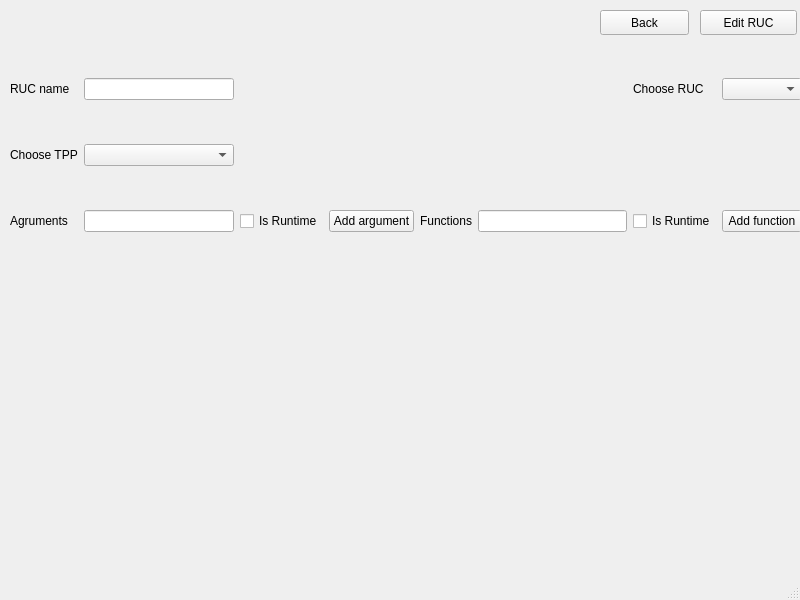
<?xml version="1.0" encoding="UTF-8"?>
<ui version="4.0">
 <class>Edit</class>
 <widget class="QMainWindow" name="Edit">
  <property name="geometry">
   <rect>
    <x>0</x>
    <y>0</y>
    <width>800</width>
    <height>600</height>
   </rect>
  </property>
  <property name="windowTitle">
   <string>MainWindow</string>
  </property>
  <widget class="QWidget" name="centralwidget">
   <widget class="QWidget" name="gridLayoutWidget">
    <property name="geometry">
     <rect>
      <x>10</x>
      <y>40</y>
      <width>792</width>
      <height>231</height>
     </rect>
    </property>
    <layout class="QGridLayout" name="gridLayout">
     <item row="0" column="1">
      <widget class="QLineEdit" name="RUCNameInput"/>
     </item>
     <item row="2" column="6">
      <widget class="QCheckBox" name="funcIsRuntimecheckBox1">
       <property name="text">
        <string>Is Runtime</string>
       </property>
      </widget>
     </item>
     <item row="1" column="1">
      <widget class="QComboBox" name="ChooseTPPComboBox"/>
     </item>
     <item row="2" column="5">
      <widget class="QLineEdit" name="RUCFunctionInput1"/>
     </item>
     <item row="2" column="4">
      <widget class="QLabel" name="FunctionsLabel">
       <property name="text">
        <string>Functions</string>
       </property>
      </widget>
     </item>
     <item row="2" column="7">
      <widget class="QPushButton" name="addFuncButton">
       <property name="text">
        <string>Add function</string>
       </property>
      </widget>
     </item>
     <item row="2" column="1">
      <widget class="QLineEdit" name="RUCArgumentInput1"/>
     </item>
     <item row="2" column="3">
      <widget class="QPushButton" name="addArgButton">
       <property name="text">
        <string>Add argument</string>
       </property>
      </widget>
     </item>
     <item row="0" column="5">
      <widget class="QLabel" name="Result">
       <property name="text">
        <string/>
       </property>
      </widget>
     </item>
     <item row="0" column="0">
      <widget class="QLabel" name="RUCNameLabel">
       <property name="text">
        <string>RUC name</string>
       </property>
      </widget>
     </item>
     <item row="1" column="0">
      <widget class="QLabel" name="ChooseTPPLabel">
       <property name="text">
        <string>Choose TPP</string>
       </property>
      </widget>
     </item>
     <item row="2" column="0">
      <widget class="QLabel" name="ArgumentsLabel">
       <property name="text">
        <string>Agruments</string>
       </property>
      </widget>
     </item>
     <item row="2" column="2">
      <widget class="QCheckBox" name="argIsRuntimecheckBox1">
       <property name="text">
        <string>Is Runtime</string>
       </property>
      </widget>
     </item>
     <item row="0" column="6">
      <widget class="QLabel" name="chooseRUCLabel">
       <property name="text">
        <string>Choose RUC</string>
       </property>
      </widget>
     </item>
     <item row="0" column="7">
      <widget class="QComboBox" name="chooseRUCComboBox"/>
     </item>
    </layout>
   </widget>
   <widget class="QPushButton" name="editButton">
    <property name="geometry">
     <rect>
      <x>700</x>
      <y>10</y>
      <width>97</width>
      <height>25</height>
     </rect>
    </property>
    <property name="text">
     <string>Edit RUC</string>
    </property>
   </widget>
   <widget class="QPushButton" name="backButton">
    <property name="geometry">
     <rect>
      <x>600</x>
      <y>10</y>
      <width>89</width>
      <height>25</height>
     </rect>
    </property>
    <property name="text">
     <string>Back</string>
    </property>
   </widget>
  </widget>
  <widget class="QMenuBar" name="menubar">
   <property name="geometry">
    <rect>
     <x>0</x>
     <y>0</y>
     <width>800</width>
     <height>22</height>
    </rect>
   </property>
  </widget>
  <widget class="QStatusBar" name="statusbar"/>
 </widget>
 <resources/>
 <connections/>
</ui>
